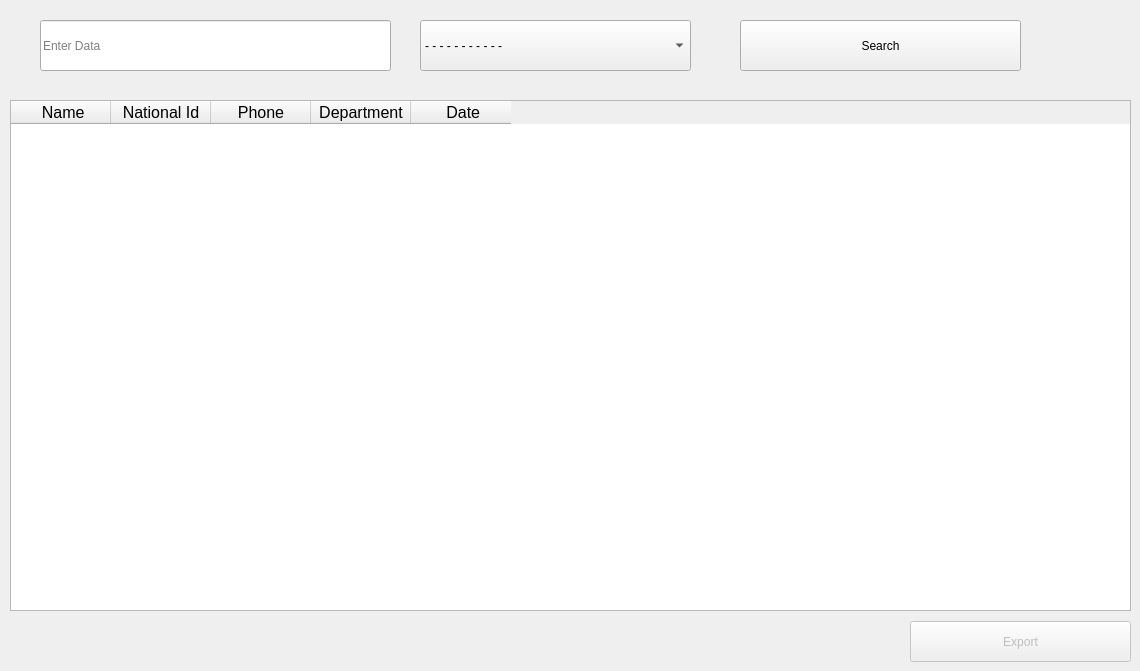
      <widget class="QWidget" name="tab_11">
       <attribute name="title">
        <string>All Student</string>
       </attribute>
       <widget class="QComboBox" name="comboBox_8">
        <property name="geometry">
         <rect>
          <x>420</x>
          <y>20</y>
          <width>271</width>
          <height>51</height>
         </rect>
        </property>
        <item>
         <property name="text">
          <string>- - - - - - - - - - -</string>
         </property>
        </item>
        <item>
         <property name="text">
          <string>Name</string>
         </property>
        </item>
        <item>
         <property name="text">
          <string>National Id</string>
         </property>
        </item>
        <item>
         <property name="text">
          <string>Mail</string>
         </property>
        </item>
        <item>
         <property name="text">
          <string>Phone</string>
         </property>
        </item>
        <item>
         <property name="text">
          <string>Department</string>
         </property>
        </item>
       </widget>
       <widget class="QPushButton" name="pushButton_13">
        <property name="geometry">
         <rect>
          <x>740</x>
          <y>20</y>
          <width>281</width>
          <height>51</height>
         </rect>
        </property>
        <property name="text">
         <string>Search</string>
        </property>
       </widget>
       <widget class="QTableWidget" name="tableWidget_2">
        <property name="geometry">
         <rect>
          <x>10</x>
          <y>100</y>
          <width>1121</width>
          <height>511</height>
         </rect>
        </property>
        <column>
         <property name="text">
          <string> Name</string>
         </property>
         <property name="font">
          <font>
           <pointsize>12</pointsize>
          </font>
         </property>
         <property name="textAlignment">
          <set>AlignCenter</set>
         </property>
        </column>
        <column>
         <property name="text">
          <string>National Id</string>
         </property>
         <property name="font">
          <font>
           <pointsize>12</pointsize>
          </font>
         </property>
         <property name="textAlignment">
          <set>AlignCenter</set>
         </property>
        </column>
        <column>
         <property name="text">
          <string>Phone</string>
         </property>
         <property name="font">
          <font>
           <pointsize>12</pointsize>
          </font>
         </property>
         <property name="textAlignment">
          <set>AlignCenter</set>
         </property>
        </column>
        <column>
         <property name="text">
          <string>Department</string>
         </property>
         <property name="font">
          <font>
           <pointsize>12</pointsize>
          </font>
         </property>
         <property name="textAlignment">
          <set>AlignCenter</set>
         </property>
        </column>
        <column>
         <property name="text">
          <string> Date</string>
         </property>
         <property name="font">
          <font>
           <pointsize>12</pointsize>
          </font>
         </property>
         <property name="textAlignment">
          <set>AlignCenter</set>
         </property>
        </column>
       </widget>
       <widget class="QLineEdit" name="lineEdit_8">
        <property name="geometry">
         <rect>
          <x>40</x>
          <y>20</y>
          <width>351</width>
          <height>51</height>
         </rect>
        </property>
        <property name="placeholderText">
         <string>Enter Data</string>
        </property>
       </widget>
       <widget class="QPushButton" name="pushButton_38">
        <property name="enabled">
         <bool>false</bool>
        </property>
        <property name="geometry">
         <rect>
          <x>910</x>
          <y>621</y>
          <width>221</width>
          <height>41</height>
         </rect>
        </property>
        <property name="text">
         <string>Export</string>
        </property>
       </widget>
      </widget>
